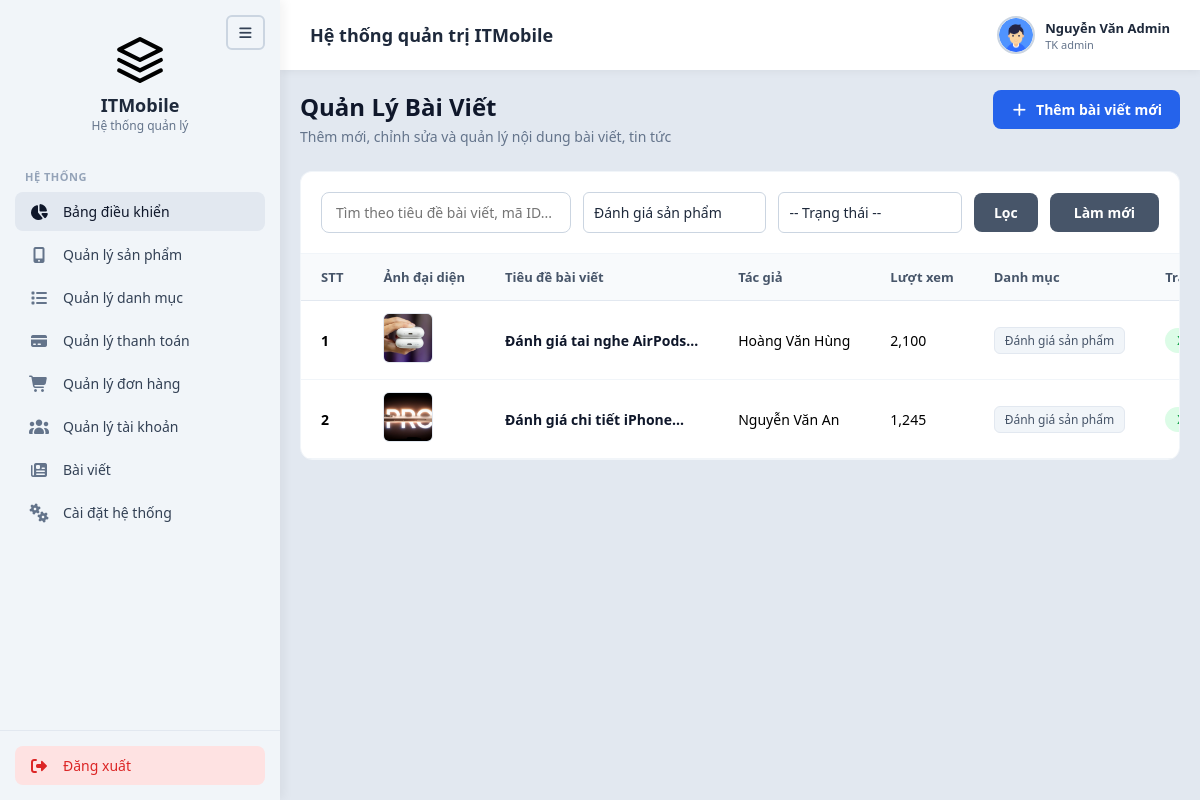
/Web_site/admin/baiviet.php?category_id=1 (signed in), run on the app's committed database.
### tables this page shows
CREATE TABLE articles (
    id            INT AUTO_INCREMENT PRIMARY KEY,
    article_code  VARCHAR(20)  NOT NULL UNIQUE,           
    category_id   INT NOT NULL,
    title         VARCHAR(255) NOT NULL,
    summary       TEXT,                                   
    content       LONGTEXT,
    thumbnail     VARCHAR(255),                           
    author        VARCHAR(100),                           
    view_count    INT DEFAULT 0,                          
    status        ENUM('Xuất bản','Bản nháp','Chờ duyệt') NOT NULL DEFAULT 'Bản nháp',
    is_visible    TINYINT(1) DEFAULT 1,                   
    published_at  DATETIME,                               
    FOREIGN KEY (category_id) REFERENCES news_categories(id)
);

CREATE TABLE news_categories (
    id    INT AUTO_INCREMENT PRIMARY KEY,
    name  VARCHAR(100) NOT NULL UNIQUE,
    slug  VARCHAR(100) NOT NULL UNIQUE
);

### Web_site/admin/xyly/xuly.php (called while the page is built, shortened)
<?php
class xuly extends csdltmdt
{
    public function xuatdulieu($sql)
    {
        $arr = array();
        $link = $this->connect();
        if ($link) {
            $result = $link->query($sql);
            if ($result && $result->num_rows > 0) {
                while ($row = $result->fetch_assoc()) {
                    $arr[] = $row;
                }
            }
        }
        return $arr;
    }
}

### Web_site/admin/baiviet.php (the view, shortened to what this page needs)
<?php
include("xyly/xuly.php");
$p = new xuly();
function limitWords($string, $limit = 5)
{
    $words = explode(" ", $string);
    if (count($words) > $limit) {
        return implode(" ", array_slice($words, 0, $limit)) . "...";
    }
    return $string;
}
$search = isset($_GET['search']) ? trim($_GET['search']) : '';
$category_filter = isset($_GET['category_id']) ? trim($_GET['category_id']) : '';
$status_filter   = isset($_GET['status']) ? trim($_GET['status']) : '';
$sql = "SELECT a.*, nc.name as category_name
        FROM articles a
        LEFT JOIN news_categories nc ON a.category_id = nc.id
        WHERE 1=1";
if ($category_filter !== '') {
    $cat_esc = intval($category_filter);
    $sql .= " AND a.category_id = '$cat_esc'";
}
$sql .= " ORDER BY a.id DESC";
$articles = $p->xuatdulieu($sql);
$list_categories = $p->xuatdulieu("SELECT * FROM news_categories");
include("includes/header.php");
include("includes/sidebar.php");
include("includes/navbar.php");
?>
<main class="main-content">
    <div class="content-card">
        <div class="page-header">
            <div class="page-title">
                <h1>Quản Lý Bài Viết</h1>
                <p>Thêm mới, chỉnh sửa và quản lý nội dung bài viết, tin tức</p>
            </div>
            <a href="<?php echo BASE_URL; ?>/thembaiviet.php" class="btn-primary" title="Thêm bài viết mới">
                <i class="fa-solid fa-plus"></i> <span>Thêm bài viết mới</span>
            </a>
        </div>
        <form method="GET" action="" class="filter-section" style="display: flex; gap: 12px; align-items: center; flex-wrap: wrap;">
            <div class="search-box" style="flex: 1; min-width: 250px;">
                <input type="text" name="search" placeholder="Tìm theo tiêu đề bài viết, mã ID..." value="<?php echo htmlspecialchars($search); ?>" style="width: 100%; padding: 10px 14px;" class="product-input">
            </div>
            <select name="category_id" class="filter-select product-input" style="width: 200px; padding: 10px;">
                <?php if (!empty($list_categories)): ?>
                    <?php foreach ($list_categories as $cat): ?>
                        <option value="<?php echo $cat['id']; ?>" <?php echo ($category_filter == $cat['id']) ? 'selected' : ''; ?>>
                            <?php echo htmlspecialchars($cat['name']); ?>
                        </option>
                    <?php endforeach; ?>
                <?php endif; ?>
            </select>
            <select name="status" class="filter-select product-input" style="width: 180px; padding: 10px;">
                <option value="">-- Trạng thái --</option>
            </select>
            <button type="submit" class="btn-filter" style="padding: 10px 20px; cursor: pointer;">Lọc</button>
            <?php if ($search !== '' || $category_filter !== '' || $status_filter !== ''): ?>
                <a href="baiviet.php" class="btn-filter" style="text-decoration:none;">Làm mới</a>
            <?php endif; ?>
        </form>
        <div class="table-container">
            <table>
                <thead>
                    <tr>
                        <th>STT</th>
                        <th>Ảnh đại diện</th>
                        <th>Tiêu đề bài viết</th>
                        <th>Tác giả</th>
                        <th>Lượt xem</th>
                        <th>Danh mục</th>
                        <th>Trạng thái</th>
                    </tr>
                </thead>
                <tbody>
                    <?php
                    if (!empty($articles)) {
                        $stt = 1;
                        foreach ($articles as $art) {
                            $thumbSrc = '../uploads/baiviet/' . $art['thumbnail'];
                            $stt_class = 'status-yellow';
                            if ($art['status'] === 'Xuất bản') $stt_class = 'status-green';
                            elseif ($art['status'] === 'Chờ duyệt') $stt_class = 'status-red';
                            echo '<tr>
                                <td><strong>' . $stt++ . '</strong></td>
                                <td><img src="' . htmlspecialchars($thumbSrc) . '" alt="Thumbnail" class="product-img" style="width: 50px; height: 50px; object-fit: cover; border-radius: 6px;"></td>
                                <td><span style="font-weight: 600; color: #0f172a;" title="' . htmlspecialchars($art['title']) . '">' . limitWords(htmlspecialchars($art['title']), 5) . '</span></td>
                                <td>' . htmlspecialchars($art['author']) . '</td>
                                <td>' . number_format($art['view_count']) . '</td>
                                <td><span class="badge-category">' . htmlspecialchars($art['category_name']) . '</span></td>
                                <td><span class="badge-status ' . $stt_class . '">' . htmlspecialchars($art['status']) . '</span></td>
                                <td>
                                    <div class="action-buttons">
                                        <a href="' . BASE_URL . '/capnhatbaiviet.php?id=' . $art['id'] . '" class="btn-action btn-edit" title="Chỉnh sửa">
                                            <i class="fa-regular fa-pen-to-square"></i>
                                        </a>
                                        <button type="button" class="btn-action btn-delete nutxoa" title="Xóa" data-id="' . $art['id'] . '" data-name="' . htmlspecialchars($art['title']) . '">
                                            <i class="fa-regular fa-trash-can"></i>
                                        </button>
                                    </div>
                                </td>
                            </tr>';
                        }
                    } else {
                        echo '<tr><td colspan="9" style="text-align: center; padding: 20px; color: #64748b;">Chưa có bài viết nào trong hệ thống.</td></tr>';
                    }
                    ?>
                </tbody>
            </table>
        </div>
    </div>
</main>
<?php
include("includes/footer.php");
?>

### Web_site/admin/assets/CSS/style.css (style rules this page uses)
* { margin: 0; padding: 0; box-sizing: border-box; font-family: 'Segoe UI', Tahoma, Geneva, Verdana, sans-serif; height: auto; }
html, body { height: auto !important; min-height: 100%; overflow-y: auto !important; overflow-x: hidden; }
body { background-color: #e2e8f0; display: flex; height: 100%; overflow: hidden; }

### Web_site/admin/assets/CSS/stylemain.css (style rules this page uses)
.main-content { padding: 20px; font-family: inherit; box-sizing: border-box; height: calc(100vh - 70px); overflow-y: auto; overflow-x: hidden; }
.page-header { display: flex; justify-content: space-between; align-items: flex-start; margin-bottom: 25px; gap: 15px; }
.page-title h1 { font-size: 24px; font-weight: 700; color: #0f172a; margin-bottom: 4px; margin-top: 0; }
.page-title p { font-size: 14px; color: #64748b; margin: 0; }
.btn-primary { background-color: #2563eb; color: white; border: none; padding: 10px 18px; border-radius: 8px; font-size: 14px; font-weight: 600; cursor: pointer; display: flex; align-items: center; gap: 8px; white-space: nowrap; text-decoration: none; }
.filter-section { background: white; padding: 20px; border-radius: 12px 12px 0 0; display: flex; gap: 15px; align-items: center; border: 1px solid #f1f5f9; border-bottom: none; flex-wrap: wrap; }
.search-box { flex: 2; min-width: 220px; }
.search-box input { width: 100%; padding: 10px 14px; border: 1px solid #cbd5e1; border-radius: 8px; font-size: 14px; outline: none; box-sizing: border-box; }
.filter-select { flex: 1; min-width: 140px; padding: 10px 14px; border: 1px solid #cbd5e1; border-radius: 8px; font-size: 14px; background: white; color: #64748b; outline: none; }
.btn-filter { background-color: #475569; color: white; border: none; padding: 10px 24px; border-radius: 8px; font-size: 14px; font-weight: 600; cursor: pointer; }
.table-container { background: white; border-radius: 0 0 12px 12px; max-height: 450px; overflow-y: auto; overflow-x: auto; border: 1px solid #f1f5f9; position: relative; -webkit-overflow-scrolling: touch; }
.table-container table { width: 100%; border-collapse: collapse; text-align: left; min-width: 750px; }
.table-container th { padding: 14px 20px; font-size: 13px; font-weight: 600; color: #475569; background-color: #f8fafc; border-bottom: 1px solid #e2e8f0; position: sticky; top: 0; z-index: 10; white-space: nowrap; }
.table-container td { padding: 12px 20px; font-size: 14px; border-bottom: 1px solid #f1f5f9; vertical-align: middle; white-space: nowrap; }
.product-img { width: 42px; height: 42px; border-radius: 8px; object-fit: cover; border: 1px solid #e2e8f0; }
.badge-category { display: inline-block; padding: 4px 10px; background-color: #f1f5f9; border: 1px solid #e2e8f0; border-radius: 6px; font-size: 12px; color: #475569; }
.badge-status { display: inline-block; padding: 4px 12px; border-radius: 20px; font-size: 12px; font-weight: 600; }
.status-green { background-color: #dcfce7; color: #16a34a; }
.product-input, select.product-input, textarea.product-input { width: 100%; padding: 10px 14px; border: 1px solid #cbd5e1; border-radius: 6px; font-size: 14px; color: #1e293b; background-color: #ffffff !important; outline: none; transition: border-color 0.2s, box-shadow 0.2s; }
select.product-input { appearance: none; background-repeat: no-repeat; background-position: right 12px center; background-size: 16px; padding-right: 36px; cursor: pointer; }

### data on the page
articles: thumbnail (picture), title "Đánh giá tai nghe AirPods...", author "Hoàng Văn Hùng", view_count "2,100", category.name "Đánh giá sản phẩm"
articles: thumbnail (picture), title "Đánh giá chi tiết iPhone...", author "Nguyễn Văn An", view_count "1,245", category.name "Đánh giá sản phẩm"

### other printed values
$_SESSION['full_name'] "Nguyễn Văn Admin"
$_SESSION['role'] "admin"
form field category_id "Đánh giá sản phẩm"
